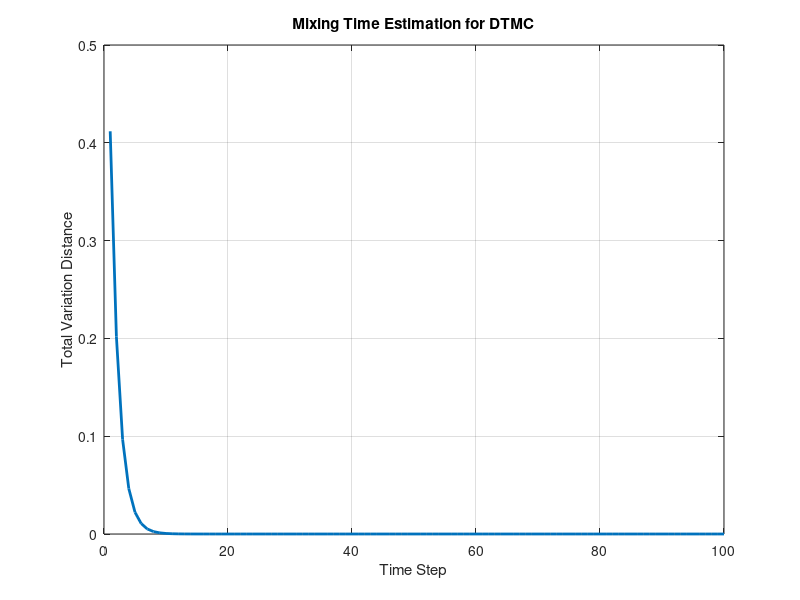

MATLAB code for this plot:
clc
clear
% Define transition matrix for a simple DTMC
P = [0.3 0.7 0.0;
     0.2 0.5 0.3;
     0.1 0.2 0.7];

% Number of states
n = size(P, 1);

% Initial distribution (e.g., starting from state 1)
pi0 = [1 0 0];

% Compute stationary distribution
[V, D] = eig(P');
[~, idx] = min(abs(diag(D) - 1)); % Find eigenvalue closest to 1
pi_stationary = V(:, idx)';
pi_stationary = pi_stationary / sum(pi_stationary); % Normalize

% Total variation distance function
tv_distance = @(pi1, pi2) 0.5 * sum(abs(pi1 - pi2));

% Simulate the chain and compute total variation distance over time
max_steps = 100;
tv_distances = zeros(1, max_steps);
pi_t = pi0;

for t = 1:max_steps
    pi_t = pi_t * P; % Evolve distribution
    tv_distances(t) = tv_distance(pi_t, pi_stationary);
end

% Plot total variation distance
figure;
plot(1:max_steps, tv_distances, 'LineWidth', 2);
xlabel('Time Step');
ylabel('Total Variation Distance');
title('Mixing Time Estimation for DTMC');
grid on;

% Estimate mixing time (first time TV distance < epsilon)
epsilon = 0.001;
mixing_time = find(tv_distances < epsilon, 1);
fprintf('Estimated mixing time (TV distance < %.2f): %d steps\n', epsilon, mixing_time);
